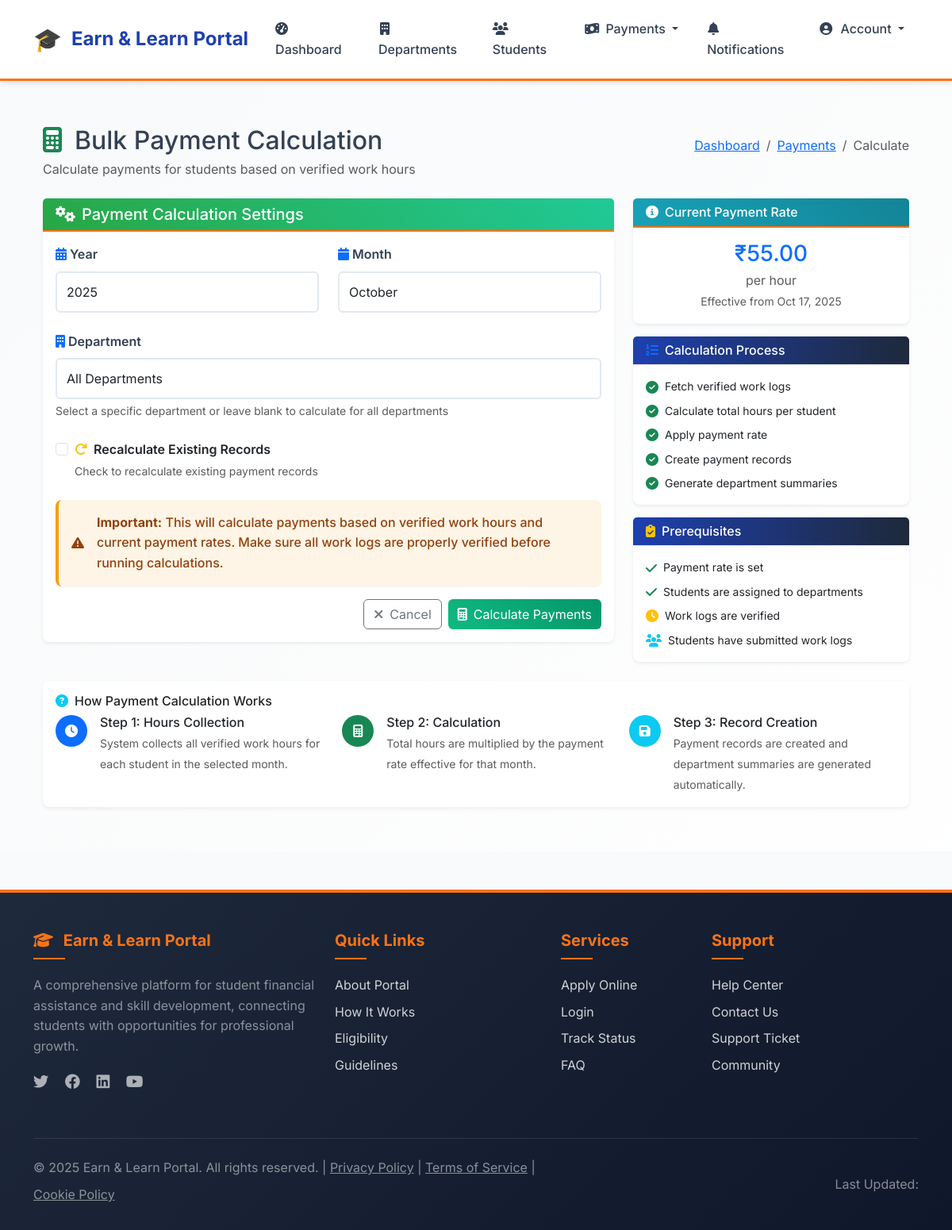
Before: /scheme/payments/calculate/ (signed in) with the older database file.
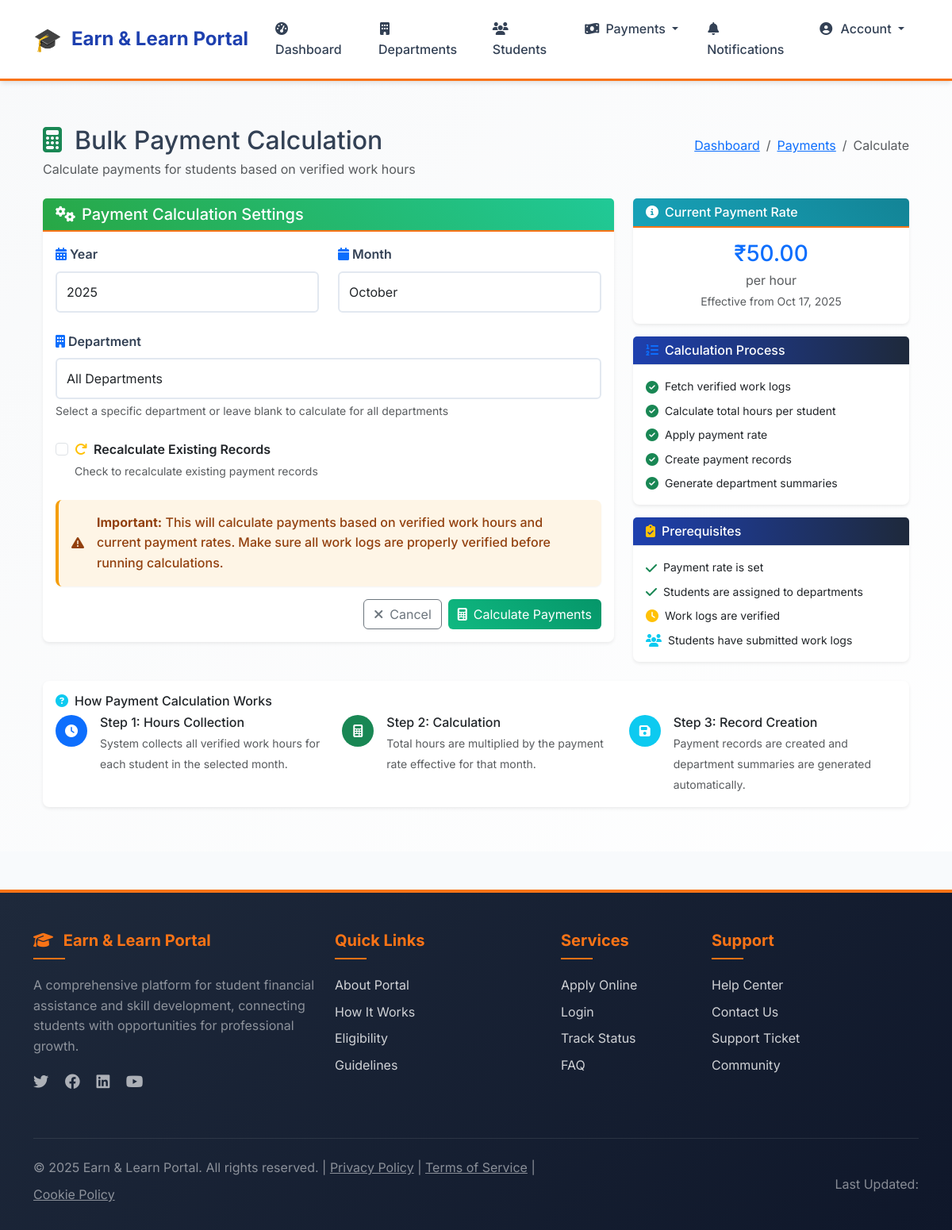
After: the same page with the newer database file.
### scheme/models.py (models this page shows, shortened)
class PaymentRate(models.Model):
    rate_per_hour = models.DecimalField(
        max_digits=8,
        decimal_places=2,
        validators=[MinValueValidator(Decimal('0.01'))],
        help_text="Payment rate per hour in INR"
    )
    set_by = models.ForeignKey(
        settings.AUTH_USER_MODEL,
        on_delete=models.SET_NULL,
        null=True,
        limit_choices_to={'role': 'el_coordinator'},
        related_name='payment_rates_set'
    )
    created_at = models.DateTimeField(auto_now_add=True)
    updated_at = models.DateTimeField(auto_now=True)
    notes = models.TextField(blank=True, null=True, help_text="Optional notes about this rate change")
    class Meta:
        ordering = ['-updated_at']
        verbose_name = "Payment Rate"
        verbose_name_plural = "Payment Rate"
    @classmethod
    def get_current_rate(cls):
        try:
            return cls.objects.first()
        except cls.DoesNotExist:
            return None

### users/decorators.py (the view)
        def wrapper(request, *args, **kwargs):
            if request.user.is_authenticated and hasattr(request.user, 'role'):
                if isinstance(required_role, list):
                    if request.user.role in required_role:
                        return view_func(request, *args, **kwargs)
                else:
                    if request.user.role == required_role:
                        return view_func(request, *args, **kwargs)
                return HttpResponseForbidden("You are not authorized to access this page.")
            return HttpResponseForbidden("You are not authorized to access this page.")

### notifications/context_processors.py (called while the page is built)
def unread_notifications_count(request):
    if request.user.is_authenticated:
        count = Notification.objects.filter(user=request.user, is_read=False).count()
    else:
        count = 0
    return {'unread_notifications_count': count}

### scheme/models.py (called while the page is built)
    def __str__(self):
        return f"{self.name} ({self.code})"

### templates/scheme/payment_calculation_bulk.html (shortened to what the changed rows need)
{% extends "base.html" %}
{% load static %}
{% block content %}
<div class="container-fluid py-4">
    <div class="row">
        <div class="col-12">
            <div class="page-header mb-4">
                <div class="d-flex justify-content-between align-items-center">
                    <div>
                        <h2 class="page-title mb-1">
                            <i class="fas fa-calculator text-success me-3"></i>Bulk Payment Calculation
                        </h2>
                    </div>
                </div>
            </div>
        </div>
    </div>
    <div class="row">
        <div class="col-lg-4">
            <div class="card border-0 shadow-sm mb-3">
                <div class="card-body text-center">
                    {% if current_rate %}
                        <h3 class="text-primary mb-1">₹{{ current_rate.rate_per_hour }}</h3>
                        <p class="text-muted mb-0">per hour</p>
                        <small class="text-muted">Effective from {{ current_rate.updated_at|date:"M d, Y" }}</small>
                    {% else %}
                        <h3 class="text-danger mb-1">Not Set</h3>
                        <p class="text-muted mb-0">No rate configured</p>
                        <small class="text-muted">
                            <a href="{% url 'payment_rate_management' %}" class="text-primary">Set payment rate</a>
                        </small>
                    {% endif %}
                </div>
            </div>
        </div>
    </div>
</div>
{% endblock %}

Changed rows visible on the page:
removed PaymentRate: rate_per_hour "55.00", updated_at "Oct 17, 2025"
added PaymentRate: rate_per_hour "50.00", updated_at "Oct 17, 2025"
